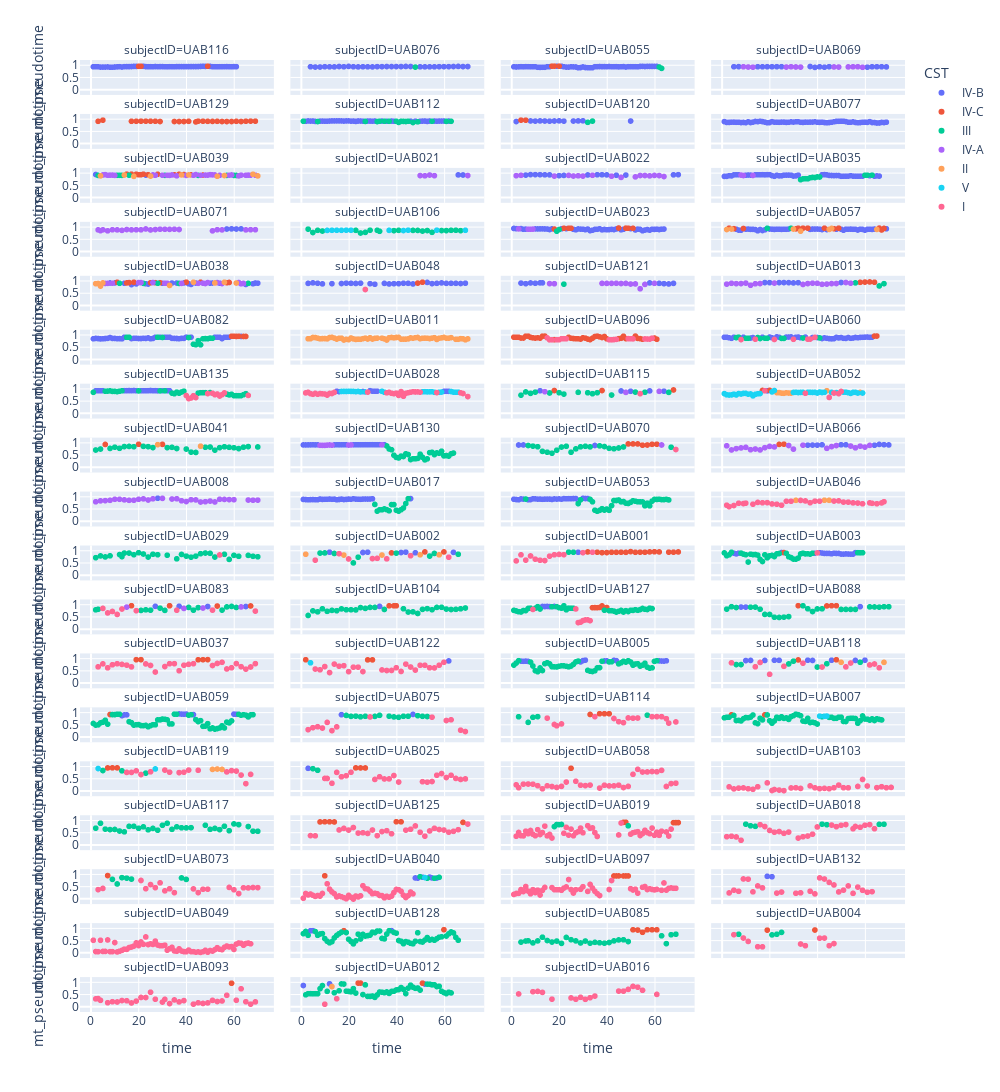

Source (notebook cell):
### Code cell
fig1 = px.scatter(temp_meta.sort_values('mean_ps_diff_abs'), x = "time", y = "mt_pseudotime", color = 'CST', 
                  facet_col = 'subjectID', facet_col_wrap = 4,
                  facet_row_spacing = 0.02, facet_col_spacing = 0.02,
                  width = 1000, height = 1200)

# for axis in fig1.layout:
#     if type(fig1.layout[axis]) == go.layout.YAxis:
#         fig1.layout[axis].title.text = ''
        
# fig1.update_layout(
#     annotations = list(fig1.layout.annotations) + 
#     [go.layout.Annotation(x = -0.07, y = 0.5, font = dict(size = 14),
#             showarrow = False, text = "Pseudotime", textangle = -90, xref = "paper", yref = "paper")])

# fig1.update_traces(marker = dict(size = 8, line = dict(width = 2, color = 'DarkSlateGrey')),
#                   selector = dict(mode = 'markers'))
        
        
fig1.show()
